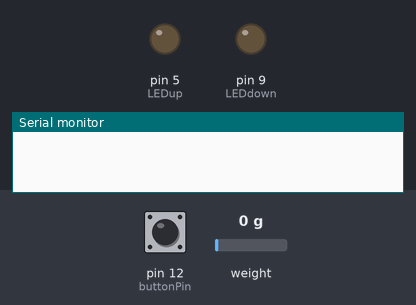
The sketch below on a simulated Arduino Uno, built with avr-gcc and run on an emulated ATmega328P. Shown: output pins drawn as LEDs (lit = HIGH), the last lines printed to the serial monitor. Inputs (shaded band) come from the test bench; at power-on: weight on the scale 0 g, pin 12 (buttonPin) HIGH.

Above: at 0.05 s.
At 1.2 s:
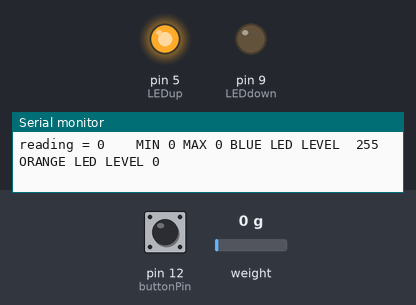
1.3 s: weight on the scale set to 100 g
2.8 s: pin 12 (buttonPin) pulled LOW for 0.25 s
Timing chart, 0 to 5.8 s (numbered marks = the images above; inputs shaded):
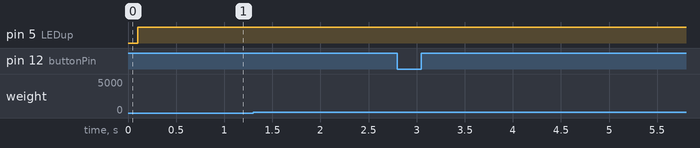

The sketch:

loadCell.ino
```cpp
#include "HX711.h"
const int LOADCELL_DOUT_PIN = 2;
const int LOADCELL_SCK_PIN = 3;
int LEDup = 5;
int LEDdown = 9;
int buttonPin = 12;
long maxpower;
long minpower;
auto buttonPress = HIGH;
int PWM_OUTPUT_BLUE = 0;
int PWM_OUTPUT_ORANGE = 0;
int centrePoint = -20000;
HX711 scale;
void setup() {
  Serial.begin(115200);
  scale.begin(LOADCELL_DOUT_PIN, LOADCELL_SCK_PIN);
  pinMode(LEDup, OUTPUT);
  pinMode(LEDdown, OUTPUT);
  pinMode(buttonPin, INPUT_PULLUP);
}
void loop() {
  buttonPress = digitalRead(12);
  if (buttonPress != HIGH) {
    calibrate();
  } else {
    // Serial.println("You are not calibrating");
    long reading;
    if (scale.is_ready()) {
      reading = scale.read();
      Serial.print("reading = ");
      Serial.print(reading);
      Serial.print("    ");
      //Serial.print("HX711 reading: ");
      //Serial.println(reading);
    } else {
      //Serial.println("HX711 not found.");
    }
    if (reading > maxpower || reading < minpower) {
      Serial.println("out of bounds");
    }
    if (reading > centrePoint)
    {
      PWM_OUTPUT_BLUE = map(reading, centrePoint, maxpower, 0, 255);
      if(PWM_OUTPUT_BLUE > 255){
        Serial.print("YOURE A FUCKWIT");
        PWM_OUTPUT_BLUE = 255;
      } else if (PWM_OUTPUT_BLUE <= 0){
        PWM_OUTPUT_BLUE = 0;
      }
      analogWrite(LEDup, PWM_OUTPUT_BLUE);
    } else if (reading < centrePoint) {
      PWM_OUTPUT_ORANGE = map(reading, centrePoint, minpower, 0, 255);
      if(PWM_OUTPUT_ORANGE > 255){
        PWM_OUTPUT_ORANGE = 255;
      } else if (PWM_OUTPUT_ORANGE <= 0){
        PWM_OUTPUT_ORANGE = 0;
      }
      analogWrite(LEDdown, PWM_OUTPUT_ORANGE);
    }
    Serial.print("MIN ");
    Serial.print(minpower);
    Serial.print(" MAX ");
    Serial.print(maxpower);
    Serial.print(" BLUE LED LEVEL  ");
    Serial.print(PWM_OUTPUT_BLUE);
    Serial.print(" ORANGE LED LEVEL ");
    Serial.println(PWM_OUTPUT_ORANGE);
    delay(100);
  }
}
void calibrate()
{
  Serial.println("You are calibrating");
  if (scale.is_ready())
  {
    auto reading = scale.read();
    if (reading > maxpower) {
      maxpower = reading;
      Serial.print("new max power reading of ");
      Serial.println(maxpower);
    }
    else if (reading < minpower) {
      minpower = reading;
      Serial.print("new min power reading of ");
      Serial.println(minpower);
    }
  }
}
```
